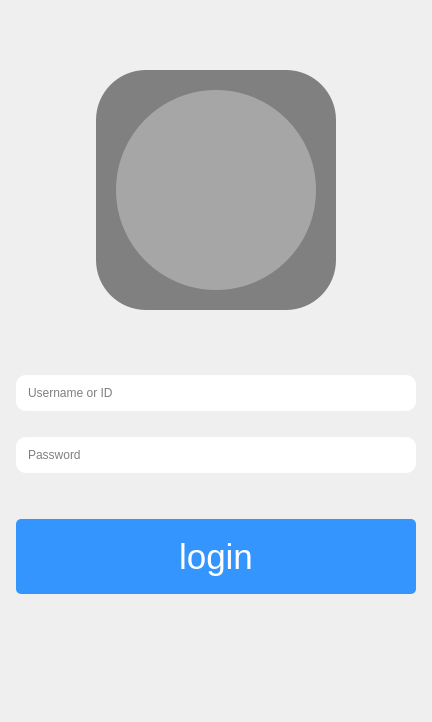
<?xml version="1.0" encoding="UTF-8"?>
<ui version="4.0">
 <class>LogInWidget</class>
 <widget class="QWidget" name="LogInWidget">
  <property name="geometry">
   <rect>
    <x>0</x>
    <y>0</y>
    <width>432</width>
    <height>722</height>
   </rect>
  </property>
  <property name="windowTitle">
   <string>Form</string>
  </property>
  <layout class="QVBoxLayout" name="verticalLayout_5">
   <item>
    <spacer name="verticalSpacer">
     <property name="orientation">
      <enum>Qt::Vertical</enum>
     </property>
     <property name="sizeHint" stdset="0">
      <size>
       <width>20</width>
       <height>40</height>
      </size>
     </property>
    </spacer>
   </item>
   <item>
    <layout class="QHBoxLayout" name="horizontalLayout">
     <property name="bottomMargin">
      <number>0</number>
     </property>
     <item>
      <spacer name="horizontalSpacer">
       <property name="orientation">
        <enum>Qt::Horizontal</enum>
       </property>
       <property name="sizeHint" stdset="0">
        <size>
         <width>40</width>
         <height>20</height>
        </size>
       </property>
      </spacer>
     </item>
     <item>
      <widget class="QWidget" name="verticalWidget" native="true">
       <property name="styleSheet">
        <string notr="true">#verticalWidget
{
	border-radius:50%;
	background-color: rgba(80, 80, 80,0.7);
}</string>
       </property>
       <layout class="QVBoxLayout" name="verticalLayout_2">
        <property name="spacing">
         <number>0</number>
        </property>
        <property name="leftMargin">
         <number>20</number>
        </property>
        <property name="topMargin">
         <number>20</number>
        </property>
        <property name="rightMargin">
         <number>20</number>
        </property>
        <property name="bottomMargin">
         <number>20</number>
        </property>
        <item>
         <widget class="QPushButton" name="icon">
          <property name="minimumSize">
           <size>
            <width>200</width>
            <height>200</height>
           </size>
          </property>
          <property name="styleSheet">
           <string notr="true">border-image: url(:/img/img/logo.png);

background-color: rgba(255, 255, 255,0.3);
border-radius:100%;</string>
          </property>
          <property name="text">
           <string/>
          </property>
         </widget>
        </item>
       </layout>
      </widget>
     </item>
     <item>
      <spacer name="horizontalSpacer_2">
       <property name="orientation">
        <enum>Qt::Horizontal</enum>
       </property>
       <property name="sizeHint" stdset="0">
        <size>
         <width>40</width>
         <height>20</height>
        </size>
       </property>
      </spacer>
     </item>
    </layout>
   </item>
   <item>
    <spacer name="verticalSpacer_3">
     <property name="orientation">
      <enum>Qt::Vertical</enum>
     </property>
     <property name="sizeHint" stdset="0">
      <size>
       <width>20</width>
       <height>40</height>
      </size>
     </property>
    </spacer>
   </item>
   <item>
    <layout class="QHBoxLayout" name="horizontalLayout_2">
     <item>
      <spacer name="horizontalSpacer_3">
       <property name="orientation">
        <enum>Qt::Horizontal</enum>
       </property>
       <property name="sizeHint" stdset="0">
        <size>
         <width>40</width>
         <height>20</height>
        </size>
       </property>
      </spacer>
     </item>
     <item>
      <widget class="QWidget" name="horizontalWidge" native="true">
       <property name="styleSheet">
        <string notr="true">background-color: rgb(255, 255, 255);
border-radius:10px;</string>
       </property>
       <layout class="QHBoxLayout" name="horizontalLayout_18">
        <property name="leftMargin">
         <number>10</number>
        </property>
        <property name="topMargin">
         <number>10</number>
        </property>
        <property name="rightMargin">
         <number>10</number>
        </property>
        <property name="bottomMargin">
         <number>10</number>
        </property>
        <item>
         <widget class="QLineEdit" name="txtUserName">
          <property name="minimumSize">
           <size>
            <width>380</width>
            <height>0</height>
           </size>
          </property>
          <property name="styleSheet">
           <string notr="true"/>
          </property>
          <property name="placeholderText">
           <string>Username or ID</string>
          </property>
         </widget>
        </item>
       </layout>
      </widget>
     </item>
     <item>
      <spacer name="horizontalSpacer_4">
       <property name="orientation">
        <enum>Qt::Horizontal</enum>
       </property>
       <property name="sizeHint" stdset="0">
        <size>
         <width>40</width>
         <height>20</height>
        </size>
       </property>
      </spacer>
     </item>
    </layout>
   </item>
   <item>
    <spacer name="verticalSpacer_6">
     <property name="orientation">
      <enum>Qt::Vertical</enum>
     </property>
     <property name="sizeType">
      <enum>QSizePolicy::Fixed</enum>
     </property>
     <property name="sizeHint" stdset="0">
      <size>
       <width>20</width>
       <height>20</height>
      </size>
     </property>
    </spacer>
   </item>
   <item>
    <layout class="QHBoxLayout" name="horizontalLayout_14">
     <property name="topMargin">
      <number>0</number>
     </property>
     <item>
      <spacer name="horizontalSpacer_15">
       <property name="orientation">
        <enum>Qt::Horizontal</enum>
       </property>
       <property name="sizeHint" stdset="0">
        <size>
         <width>40</width>
         <height>20</height>
        </size>
       </property>
      </spacer>
     </item>
     <item>
      <widget class="QWidget" name="horizontalWidget_5" native="true">
       <property name="styleSheet">
        <string notr="true">background-color: rgb(255, 255, 255);
border-radius:10px;</string>
       </property>
       <layout class="QHBoxLayout" name="horizontalLayout_15">
        <property name="leftMargin">
         <number>10</number>
        </property>
        <property name="topMargin">
         <number>10</number>
        </property>
        <property name="rightMargin">
         <number>10</number>
        </property>
        <property name="bottomMargin">
         <number>10</number>
        </property>
        <item>
         <widget class="QLineEdit" name="txtPass">
          <property name="minimumSize">
           <size>
            <width>380</width>
            <height>0</height>
           </size>
          </property>
          <property name="echoMode">
           <enum>QLineEdit::Password</enum>
          </property>
          <property name="placeholderText">
           <string>Password</string>
          </property>
         </widget>
        </item>
       </layout>
      </widget>
     </item>
     <item>
      <spacer name="horizontalSpacer_16">
       <property name="orientation">
        <enum>Qt::Horizontal</enum>
       </property>
       <property name="sizeHint" stdset="0">
        <size>
         <width>40</width>
         <height>20</height>
        </size>
       </property>
      </spacer>
     </item>
    </layout>
   </item>
   <item>
    <spacer name="verticalSpacer_5">
     <property name="orientation">
      <enum>Qt::Vertical</enum>
     </property>
     <property name="sizeType">
      <enum>QSizePolicy::Fixed</enum>
     </property>
     <property name="sizeHint" stdset="0">
      <size>
       <width>20</width>
       <height>40</height>
      </size>
     </property>
    </spacer>
   </item>
   <item>
    <layout class="QHBoxLayout" name="horizontalLayout_11">
     <property name="bottomMargin">
      <number>0</number>
     </property>
     <item>
      <spacer name="horizontalSpacer_11">
       <property name="orientation">
        <enum>Qt::Horizontal</enum>
       </property>
       <property name="sizeHint" stdset="0">
        <size>
         <width>40</width>
         <height>20</height>
        </size>
       </property>
      </spacer>
     </item>
     <item>
      <widget class="QPushButton" name="btnLogin">
       <property name="minimumSize">
        <size>
         <width>400</width>
         <height>75</height>
        </size>
       </property>
       <property name="font">
        <font>
         <pointsize>26</pointsize>
        </font>
       </property>
       <property name="styleSheet">
        <string notr="true">background-color: #3495fe;
color: white;
border-radius:5px;</string>
       </property>
       <property name="text">
        <string>login</string>
       </property>
      </widget>
     </item>
     <item>
      <spacer name="horizontalSpacer_12">
       <property name="orientation">
        <enum>Qt::Horizontal</enum>
       </property>
       <property name="sizeHint" stdset="0">
        <size>
         <width>40</width>
         <height>20</height>
        </size>
       </property>
      </spacer>
     </item>
    </layout>
   </item>
   <item>
    <spacer name="verticalSpacer_2">
     <property name="orientation">
      <enum>Qt::Vertical</enum>
     </property>
     <property name="sizeHint" stdset="0">
      <size>
       <width>20</width>
       <height>40</height>
      </size>
     </property>
    </spacer>
   </item>
   <item>
    <spacer name="verticalSpacer_4">
     <property name="orientation">
      <enum>Qt::Vertical</enum>
     </property>
     <property name="sizeHint" stdset="0">
      <size>
       <width>20</width>
       <height>40</height>
      </size>
     </property>
    </spacer>
   </item>
  </layout>
 </widget>
 <resources/>
 <connections/>
</ui>
